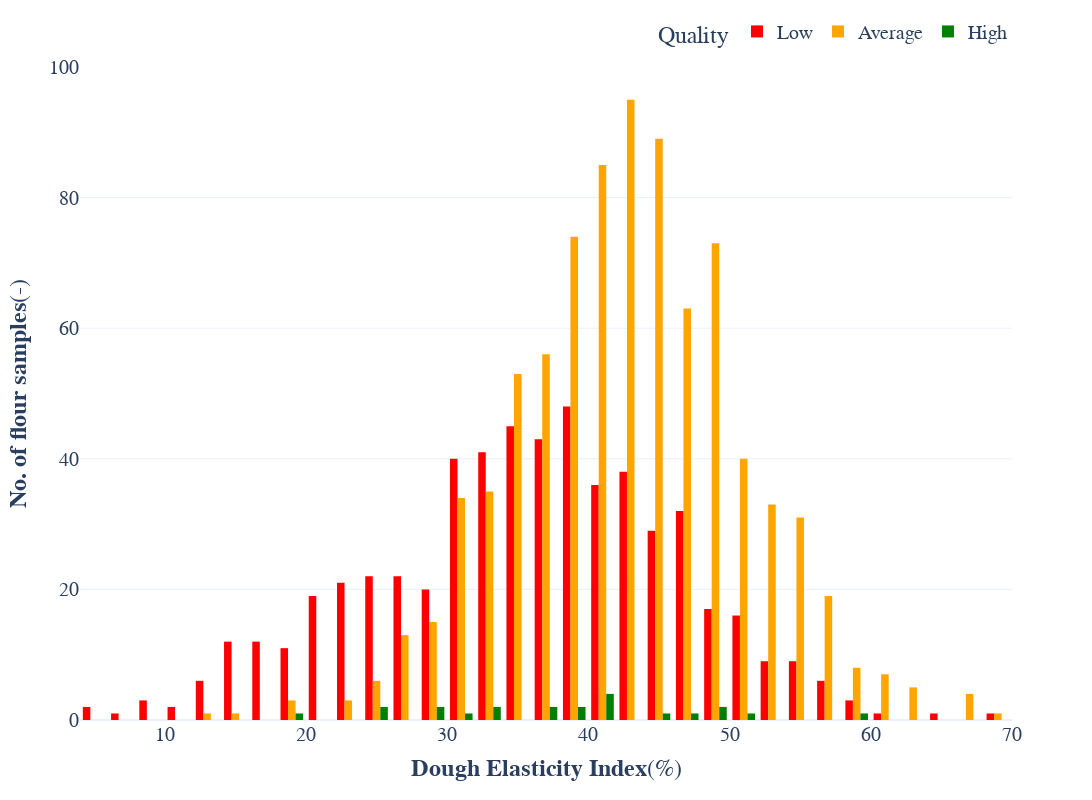

Notebook source saved alongside this figure:
### Markdown cell above
### Plot for Dough Elasticity Index v/s Quality

### Code cell
fig_ei = px.histogram(flour_data, x="dough_elasticity", color="Quality", color_discrete_sequence=['red','orange','green'])

fig_ei.update_yaxes(title_text="<b>No. of flour samples</b>(-)")
fig_ei.update_xaxes(title_text="<b>Dough Elasticity Index</b>(%)")
fig_ei.update_layout(barmode='group',template='plotly_white', width=1500, height=800, font=dict(family="Courier New, monospace",size=20), legend=dict(orientation="h", yanchor="bottom", y=1.02, xanchor="right", x=1))

fig_ei.show()

### Figure 1 — Plotly figure (JSON) as saved in the notebook; plotly's stock layout.template omitted (floating-point values rounded to 4 significant figures; data arrays with more than 128 entries replaced by an {"elided": "..."} marker saying what was removed)
{"data": [{"alignmentgroup": "True", "bingroup": "x", "hovertemplate": "Quality=Low<br>dough_elasticity=%{x}<br>count=%{y}<extra></extra>", "legendgroup": "Low", "marker": {"color": "red", "pattern": {"shape": ""}}, "name": "Low", "offsetgroup": "Low", "orientation": "v", "showlegend": true, "type": "histogram", "x": {"elided": "568 float values"}, "xaxis": "x", "yaxis": "y"}, {"alignmentgroup": "True", "bingroup": "x", "hovertemplate": "Quality=Average<br>dough_elasticity=%{x}<br>count=%{y}<extra></extra>", "legendgroup": "Average", "marker": {"color": "orange", "pattern": {"shape": ""}}, "name": "Average", "offsetgroup": "Average", "orientation": "v", "showlegend": true, "type": "histogram", "x": {"elided": "847 float values"}, "xaxis": "x", "yaxis": "y"}, {"alignmentgroup": "True", "bingroup": "x", "hovertemplate": "Quality=High<br>dough_elasticity=%{x}<br>count=%{y}<extra></extra>", "legendgroup": "High", "marker": {"color": "green", "pattern": {"shape": ""}}, "name": "High", "offsetgroup": "High", "orientation": "v", "showlegend": true, "type": "histogram", "x": [40.46, 29.43, 58.96, 26.0, 26.0, 33.54, 38.83, 47.5, 39.51, 40.4, 41.99, 37.62, 40.13, 37.88, 31.9, 45.93, 48.23, 33.04, 29.43, 49.86, 50.52, 19.96], "xaxis": "x", "yaxis": "y"}], "layout": {"barmode": "group", "font": {"family": "Courier New, monospace", "size": 20}, "height": 800, "legend": {"orientation": "h", "title": {"text": "Quality"}, "tracegroupgap": 0, "x": 1, "xanchor": "right", "y": 1.02, "yanchor": "bottom"}, "margin": {"t": 60}, "width": 1500, "xaxis": {"anchor": "y", "domain": [0, 1], "title": {"text": "<b>Dough Elasticity Index</b>(%)"}}, "yaxis": {"anchor": "x", "domain": [0, 1], "title": {"text": "<b>No. of flour samples</b>(-)"}}}}
